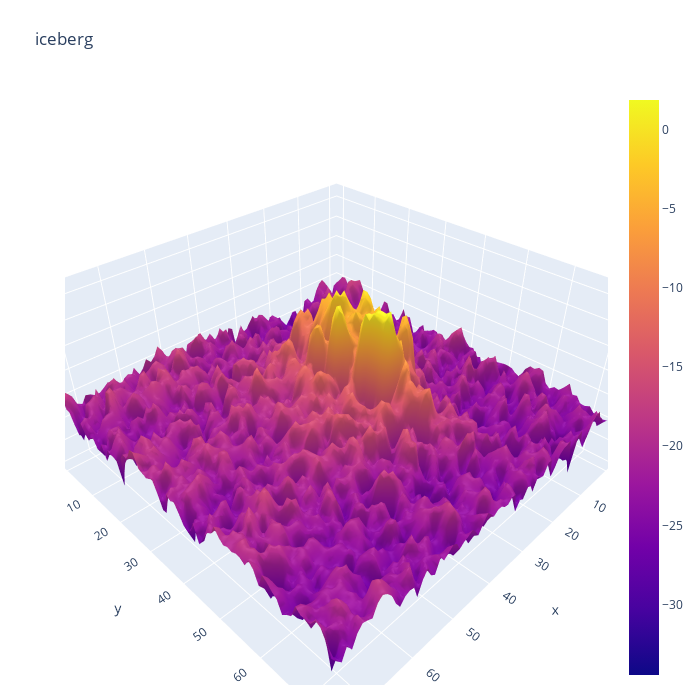

Write notebook code for a chart like this one.
### Code cell
import plotly.offline as py
import plotly.graph_objs as go
py.init_notebook_mode(connected=True)
def plotmy3d(c, name):

    data = [
        go.Surface(
            z=c
        )
    ]
    layout = go.Layout(
        title=name,
        autosize=False,
        width=700,
        height=700,
        margin=dict(
            l=65,
            r=10,
            b=15,
            t=90
        )
    )
    fig = go.Figure(data=data, layout=layout)
    py.iplot(fig)
plotmy3d(X_band_1[12,:,:], 'iceberg')

### Figure 1 — Plotly figure (JSON) as saved in the notebook; plotly's stock layout.template omitted (floating-point values rounded to 4 significant figures; data arrays with more than 128 entries replaced by an {"elided": "..."} marker saying what was removed)
{"data": [{"z": {"elided": "75x75 float values"}, "type": "surface"}], "layout": {"autosize": false, "title": {"text": "iceberg"}, "height": 700, "width": 700, "margin": {"r": 10, "b": 15, "l": 65, "t": 90}}}
